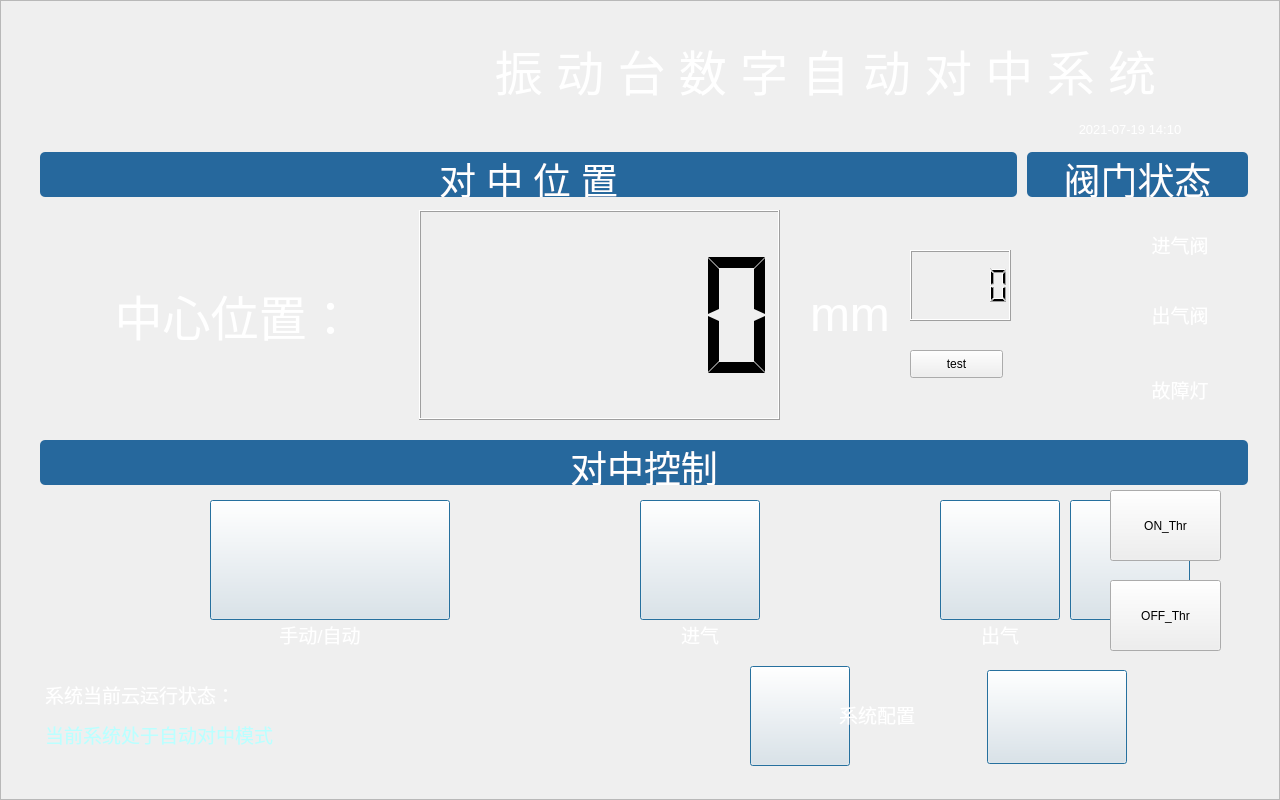
<?xml version="1.0" encoding="UTF-8"?>
<ui version="4.0">
 <class>MainWindow</class>
 <widget class="QMainWindow" name="MainWindow">
  <property name="geometry">
   <rect>
    <x>0</x>
    <y>0</y>
    <width>1280</width>
    <height>800</height>
   </rect>
  </property>
  <property name="windowTitle">
   <string>MainWindow</string>
  </property>
  <widget class="QWidget" name="centralWidget">
   <property name="styleSheet">
    <string notr="true">#centralWidget{
border-image: url(:/png/main_ui.jpg);
}</string>
   </property>
   <layout class="QGridLayout" name="gridLayout">
    <property name="leftMargin">
     <number>0</number>
    </property>
    <property name="topMargin">
     <number>0</number>
    </property>
    <property name="rightMargin">
     <number>0</number>
    </property>
    <property name="bottomMargin">
     <number>0</number>
    </property>
    <property name="spacing">
     <number>0</number>
    </property>
    <item row="0" column="0">
     <widget class="QFrame" name="frame">
      <property name="enabled">
       <bool>true</bool>
      </property>
      <property name="styleSheet">
       <string notr="true"/>
      </property>
      <property name="frameShape">
       <enum>QFrame::StyledPanel</enum>
      </property>
      <property name="frameShadow">
       <enum>QFrame::Raised</enum>
      </property>
      <widget class="QLabel" name="lab_bt_in">
       <property name="geometry">
        <rect>
         <x>640</x>
         <y>620</y>
         <width>120</width>
         <height>30</height>
        </rect>
       </property>
       <property name="sizePolicy">
        <sizepolicy hsizetype="Fixed" vsizetype="Fixed">
         <horstretch>0</horstretch>
         <verstretch>0</verstretch>
        </sizepolicy>
       </property>
       <property name="styleSheet">
        <string notr="true">color:#FFFFFF;</string>
       </property>
       <property name="text">
        <string>&lt;html&gt;&lt;head/&gt;&lt;body&gt;&lt;p align=&quot;center&quot;&gt;&lt;span style=&quot; font-size:14pt;&quot;&gt;进气&lt;/span&gt;&lt;/p&gt;&lt;/body&gt;&lt;/html&gt;</string>
       </property>
      </widget>
      <widget class="QPushButton" name="Button_in">
       <property name="geometry">
        <rect>
         <x>640</x>
         <y>500</y>
         <width>120</width>
         <height>120</height>
        </rect>
       </property>
       <property name="sizePolicy">
        <sizepolicy hsizetype="Fixed" vsizetype="Fixed">
         <horstretch>0</horstretch>
         <verstretch>0</verstretch>
        </sizepolicy>
       </property>
       <property name="styleSheet">
        <string notr="true">border-image: url(:/png/bt_in_def.jpg);</string>
       </property>
       <property name="text">
        <string/>
       </property>
       <property name="checkable">
        <bool>true</bool>
       </property>
       <property name="autoExclusive">
        <bool>true</bool>
       </property>
       <property name="autoDefault">
        <bool>false</bool>
       </property>
       <property name="default">
        <bool>true</bool>
       </property>
      </widget>
      <widget class="QLabel" name="lab_title_state">
       <property name="geometry">
        <rect>
         <x>1027</x>
         <y>152</y>
         <width>221</width>
         <height>45</height>
        </rect>
       </property>
       <property name="styleSheet">
        <string notr="true">border-radius:5px;color:#FFFFFF;background:rgb(38,104,157);</string>
       </property>
       <property name="text">
        <string>&lt;html&gt;&lt;head/&gt;&lt;body&gt;&lt;p align=&quot;center&quot;&gt;&lt;span style=&quot; font-size:28pt;&quot;&gt;阀门状态&lt;/span&gt;&lt;/p&gt;&lt;/body&gt;&lt;/html&gt;</string>
       </property>
      </widget>
      <widget class="QLabel" name="lab_title_posi">
       <property name="geometry">
        <rect>
         <x>40</x>
         <y>152</y>
         <width>977</width>
         <height>45</height>
        </rect>
       </property>
       <property name="styleSheet">
        <string notr="true">border-radius:5px;color:#FFFFFF;background:rgb(38,104,157);</string>
       </property>
       <property name="text">
        <string>&lt;html&gt;&lt;head/&gt;&lt;body&gt;&lt;p align=&quot;center&quot;&gt;&lt;span style=&quot; font-size:28pt;&quot;&gt;对 中 位 置&lt;/span&gt;&lt;/p&gt;&lt;/body&gt;&lt;/html&gt;</string>
       </property>
      </widget>
      <widget class="QLabel" name="lab_title_control">
       <property name="geometry">
        <rect>
         <x>40</x>
         <y>440</y>
         <width>1208</width>
         <height>45</height>
        </rect>
       </property>
       <property name="styleSheet">
        <string notr="true">border-radius:5px;color:#FFFFFF;background:rgb(38,104,157);</string>
       </property>
       <property name="text">
        <string>&lt;html&gt;&lt;head/&gt;&lt;body&gt;&lt;p align=&quot;center&quot;&gt;&lt;span style=&quot; font-size:28pt;&quot;&gt;对中控制&lt;/span&gt;&lt;/p&gt;&lt;/body&gt;&lt;/html&gt;</string>
       </property>
      </widget>
      <widget class="QLabel" name="lab_bt_out">
       <property name="geometry">
        <rect>
         <x>940</x>
         <y>620</y>
         <width>120</width>
         <height>30</height>
        </rect>
       </property>
       <property name="sizePolicy">
        <sizepolicy hsizetype="Fixed" vsizetype="Fixed">
         <horstretch>0</horstretch>
         <verstretch>0</verstretch>
        </sizepolicy>
       </property>
       <property name="styleSheet">
        <string notr="true">color:#FFFFFF;</string>
       </property>
       <property name="text">
        <string>&lt;html&gt;&lt;head/&gt;&lt;body&gt;&lt;p align=&quot;center&quot;&gt;&lt;span style=&quot; font-size:14pt;&quot;&gt;出气&lt;/span&gt;&lt;/p&gt;&lt;/body&gt;&lt;/html&gt;</string>
       </property>
      </widget>
      <widget class="QPushButton" name="Button_out">
       <property name="geometry">
        <rect>
         <x>940</x>
         <y>500</y>
         <width>120</width>
         <height>120</height>
        </rect>
       </property>
       <property name="sizePolicy">
        <sizepolicy hsizetype="Fixed" vsizetype="Fixed">
         <horstretch>0</horstretch>
         <verstretch>0</verstretch>
        </sizepolicy>
       </property>
       <property name="styleSheet">
        <string notr="true">border-image: url(:/png/bt_out_def.jpg);</string>
       </property>
       <property name="text">
        <string/>
       </property>
       <property name="checkable">
        <bool>true</bool>
       </property>
       <property name="autoExclusive">
        <bool>true</bool>
       </property>
       <property name="autoDefault">
        <bool>false</bool>
       </property>
       <property name="default">
        <bool>true</bool>
       </property>
      </widget>
      <widget class="QLabel" name="lab_bt_stop">
       <property name="geometry">
        <rect>
         <x>1070</x>
         <y>620</y>
         <width>120</width>
         <height>30</height>
        </rect>
       </property>
       <property name="sizePolicy">
        <sizepolicy hsizetype="Fixed" vsizetype="Fixed">
         <horstretch>0</horstretch>
         <verstretch>0</verstretch>
        </sizepolicy>
       </property>
       <property name="styleSheet">
        <string notr="true">color:#FFFFFF;</string>
       </property>
       <property name="text">
        <string>&lt;html&gt;&lt;head/&gt;&lt;body&gt;&lt;p align=&quot;center&quot;&gt;&lt;span style=&quot; font-size:14pt;&quot;&gt;开始&lt;/span&gt;&lt;/p&gt;&lt;/body&gt;&lt;/html&gt;</string>
       </property>
      </widget>
      <widget class="QPushButton" name="Button_stop">
       <property name="geometry">
        <rect>
         <x>1070</x>
         <y>500</y>
         <width>120</width>
         <height>120</height>
        </rect>
       </property>
       <property name="sizePolicy">
        <sizepolicy hsizetype="Fixed" vsizetype="Fixed">
         <horstretch>0</horstretch>
         <verstretch>0</verstretch>
        </sizepolicy>
       </property>
       <property name="styleSheet">
        <string notr="true">border-image: url(:/png/start.jpg);</string>
       </property>
       <property name="text">
        <string/>
       </property>
       <property name="checkable">
        <bool>true</bool>
       </property>
       <property name="autoExclusive">
        <bool>true</bool>
       </property>
       <property name="autoDefault">
        <bool>false</bool>
       </property>
       <property name="default">
        <bool>true</bool>
       </property>
      </widget>
      <widget class="QLabel" name="lab_bt_change">
       <property name="geometry">
        <rect>
         <x>200</x>
         <y>620</y>
         <width>240</width>
         <height>30</height>
        </rect>
       </property>
       <property name="sizePolicy">
        <sizepolicy hsizetype="Fixed" vsizetype="Fixed">
         <horstretch>0</horstretch>
         <verstretch>0</verstretch>
        </sizepolicy>
       </property>
       <property name="styleSheet">
        <string notr="true">color:#FFFFFF;</string>
       </property>
       <property name="text">
        <string>&lt;html&gt;&lt;head/&gt;&lt;body&gt;&lt;p align=&quot;center&quot;&gt;&lt;span style=&quot; font-size:14pt;&quot;&gt;手动/自动&lt;/span&gt;&lt;/p&gt;&lt;/body&gt;&lt;/html&gt;</string>
       </property>
      </widget>
      <widget class="QPushButton" name="Button_change">
       <property name="geometry">
        <rect>
         <x>210</x>
         <y>500</y>
         <width>240</width>
         <height>120</height>
        </rect>
       </property>
       <property name="sizePolicy">
        <sizepolicy hsizetype="Fixed" vsizetype="Fixed">
         <horstretch>0</horstretch>
         <verstretch>0</verstretch>
        </sizepolicy>
       </property>
       <property name="styleSheet">
        <string notr="true">border-image: url(:/png/bt_change_auto_chinese.png);</string>
       </property>
       <property name="text">
        <string/>
       </property>
       <property name="checkable">
        <bool>true</bool>
       </property>
       <property name="autoExclusive">
        <bool>true</bool>
       </property>
       <property name="autoDefault">
        <bool>false</bool>
       </property>
       <property name="default">
        <bool>true</bool>
       </property>
      </widget>
      <widget class="QLabel" name="lab_sys_title">
       <property name="geometry">
        <rect>
         <x>45</x>
         <y>680</y>
         <width>550</width>
         <height>30</height>
        </rect>
       </property>
       <property name="sizePolicy">
        <sizepolicy hsizetype="Fixed" vsizetype="Fixed">
         <horstretch>0</horstretch>
         <verstretch>0</verstretch>
        </sizepolicy>
       </property>
       <property name="styleSheet">
        <string notr="true">color:#FFFFFF;</string>
       </property>
       <property name="text">
        <string>&lt;html&gt;&lt;head/&gt;&lt;body&gt;&lt;p&gt;&lt;span style=&quot; font-size:14pt;&quot;&gt;系统当前云运行状态：&lt;/span&gt;&lt;/p&gt;&lt;/body&gt;&lt;/html&gt;</string>
       </property>
      </widget>
      <widget class="QLabel" name="lab_sys_txt">
       <property name="geometry">
        <rect>
         <x>45</x>
         <y>720</y>
         <width>550</width>
         <height>30</height>
        </rect>
       </property>
       <property name="sizePolicy">
        <sizepolicy hsizetype="Fixed" vsizetype="Fixed">
         <horstretch>0</horstretch>
         <verstretch>0</verstretch>
        </sizepolicy>
       </property>
       <property name="styleSheet">
        <string notr="true">color:#BBFFFF;</string>
       </property>
       <property name="text">
        <string>&lt;html&gt;&lt;head/&gt;&lt;body&gt;&lt;p&gt;&lt;span style=&quot; font-size:14pt;&quot;&gt;当前系统处于自动对中模式&lt;/span&gt;&lt;/p&gt;&lt;/body&gt;&lt;/html&gt;</string>
       </property>
      </widget>
      <widget class="QPushButton" name="Button_config">
       <property name="geometry">
        <rect>
         <x>750</x>
         <y>666</y>
         <width>100</width>
         <height>100</height>
        </rect>
       </property>
       <property name="sizePolicy">
        <sizepolicy hsizetype="Fixed" vsizetype="Fixed">
         <horstretch>0</horstretch>
         <verstretch>0</verstretch>
        </sizepolicy>
       </property>
       <property name="styleSheet">
        <string notr="true">border-image: url(:/png/config_def.jpg);</string>
       </property>
       <property name="text">
        <string/>
       </property>
       <property name="checkable">
        <bool>true</bool>
       </property>
       <property name="autoExclusive">
        <bool>true</bool>
       </property>
       <property name="autoDefault">
        <bool>false</bool>
       </property>
       <property name="default">
        <bool>true</bool>
       </property>
      </widget>
      <widget class="QPushButton" name="Button_language_change">
       <property name="geometry">
        <rect>
         <x>987</x>
         <y>670</y>
         <width>140</width>
         <height>94</height>
        </rect>
       </property>
       <property name="sizePolicy">
        <sizepolicy hsizetype="Fixed" vsizetype="Fixed">
         <horstretch>0</horstretch>
         <verstretch>0</verstretch>
        </sizepolicy>
       </property>
       <property name="styleSheet">
        <string notr="true">border-image: url(:/png/l_chinese.jpg);</string>
       </property>
       <property name="text">
        <string/>
       </property>
       <property name="checkable">
        <bool>true</bool>
       </property>
       <property name="autoExclusive">
        <bool>true</bool>
       </property>
       <property name="autoDefault">
        <bool>false</bool>
       </property>
       <property name="default">
        <bool>true</bool>
       </property>
      </widget>
      <widget class="QLabel" name="lab_config">
       <property name="geometry">
        <rect>
         <x>839</x>
         <y>700</y>
         <width>141</width>
         <height>30</height>
        </rect>
       </property>
       <property name="sizePolicy">
        <sizepolicy hsizetype="Fixed" vsizetype="Fixed">
         <horstretch>0</horstretch>
         <verstretch>0</verstretch>
        </sizepolicy>
       </property>
       <property name="styleSheet">
        <string notr="true">color:#FFFFFF;</string>
       </property>
       <property name="text">
        <string>&lt;html&gt;&lt;head/&gt;&lt;body&gt;&lt;p&gt;&lt;span style=&quot; font-size:14pt;&quot;&gt;系统配置&lt;/span&gt;&lt;/p&gt;&lt;/body&gt;&lt;/html&gt;</string>
       </property>
      </widget>
      <widget class="QLabel" name="lab_title_man">
       <property name="geometry">
        <rect>
         <x>380</x>
         <y>30</y>
         <width>891</width>
         <height>81</height>
        </rect>
       </property>
       <property name="sizePolicy">
        <sizepolicy hsizetype="Fixed" vsizetype="Fixed">
         <horstretch>0</horstretch>
         <verstretch>0</verstretch>
        </sizepolicy>
       </property>
       <property name="styleSheet">
        <string notr="true">color:#FFFFFF;</string>
       </property>
       <property name="text">
        <string>&lt;html&gt;&lt;head/&gt;&lt;body&gt;&lt;p align=&quot;center&quot;&gt;&lt;span style=&quot; font-size:36pt;&quot;&gt;振 动 台 数 字 自 动 对 中 系 统&lt;/span&gt;&lt;/p&gt;&lt;/body&gt;&lt;/html&gt;</string>
       </property>
      </widget>
      <widget class="QLabel" name="lab_light1">
       <property name="geometry">
        <rect>
         <x>1040</x>
         <y>350</y>
         <width>70</width>
         <height>70</height>
        </rect>
       </property>
       <property name="styleSheet">
        <string notr="true">border-image: url(:/png/gct_ied_blank.png);</string>
       </property>
       <property name="text">
        <string/>
       </property>
      </widget>
      <widget class="QLabel" name="lab_light2">
       <property name="geometry">
        <rect>
         <x>1040</x>
         <y>210</y>
         <width>70</width>
         <height>70</height>
        </rect>
       </property>
       <property name="styleSheet">
        <string notr="true">border-image: url(:/png/gct_ied_blank.png);</string>
       </property>
       <property name="text">
        <string/>
       </property>
      </widget>
      <widget class="QLabel" name="lab_light3">
       <property name="geometry">
        <rect>
         <x>1040</x>
         <y>280</y>
         <width>70</width>
         <height>70</height>
        </rect>
       </property>
       <property name="styleSheet">
        <string notr="true">border-image: url(:/png/gct_ied_blank.png);</string>
       </property>
       <property name="text">
        <string/>
       </property>
      </widget>
      <widget class="QLabel" name="lab_light1_txt">
       <property name="geometry">
        <rect>
         <x>1110</x>
         <y>365</y>
         <width>140</width>
         <height>50</height>
        </rect>
       </property>
       <property name="styleSheet">
        <string notr="true">color:#FFFFFF;</string>
       </property>
       <property name="text">
        <string>&lt;html&gt;&lt;head/&gt;&lt;body&gt;&lt;p align=&quot;center&quot;&gt;&lt;span style=&quot; font-size:14pt;&quot;&gt;故障灯&lt;/span&gt;&lt;/p&gt;&lt;/body&gt;&lt;/html&gt;</string>
       </property>
      </widget>
      <widget class="QLabel" name="lab_light2_txt">
       <property name="geometry">
        <rect>
         <x>1110</x>
         <y>220</y>
         <width>140</width>
         <height>50</height>
        </rect>
       </property>
       <property name="styleSheet">
        <string notr="true">color:#FFFFFF;</string>
       </property>
       <property name="text">
        <string>&lt;html&gt;&lt;head/&gt;&lt;body&gt;&lt;p align=&quot;center&quot;&gt;&lt;span style=&quot; font-size:14pt;&quot;&gt;进气阀&lt;/span&gt;&lt;/p&gt;&lt;/body&gt;&lt;/html&gt;</string>
       </property>
      </widget>
      <widget class="QLabel" name="lab_light3_txt">
       <property name="geometry">
        <rect>
         <x>1110</x>
         <y>290</y>
         <width>140</width>
         <height>50</height>
        </rect>
       </property>
       <property name="styleSheet">
        <string notr="true">color:#FFFFFF;</string>
       </property>
       <property name="text">
        <string>&lt;html&gt;&lt;head/&gt;&lt;body&gt;&lt;p align=&quot;center&quot;&gt;&lt;span style=&quot; font-size:14pt;&quot;&gt;出气阀&lt;/span&gt;&lt;/p&gt;&lt;/body&gt;&lt;/html&gt;</string>
       </property>
      </widget>
      <widget class="QLabel" name="lab_posi_txt">
       <property name="geometry">
        <rect>
         <x>79</x>
         <y>210</y>
         <width>311</width>
         <height>210</height>
        </rect>
       </property>
       <property name="styleSheet">
        <string notr="true">color:#FFFFFF;</string>
       </property>
       <property name="text">
        <string>&lt;html&gt;&lt;head/&gt;&lt;body&gt;&lt;p align=&quot;center&quot;&gt;&lt;span style=&quot; font-size:36pt;&quot;&gt;中心位置：&lt;/span&gt;&lt;/p&gt;&lt;/body&gt;&lt;/html&gt;</string>
       </property>
      </widget>
      <widget class="QLabel" name="lab_posi_mm">
       <property name="geometry">
        <rect>
         <x>810</x>
         <y>210</y>
         <width>80</width>
         <height>210</height>
        </rect>
       </property>
       <property name="styleSheet">
        <string notr="true">color:#FFFFFF;</string>
       </property>
       <property name="text">
        <string>&lt;html&gt;&lt;head/&gt;&lt;body&gt;&lt;p&gt;&lt;span style=&quot; font-size:36pt;&quot;&gt;mm&lt;/span&gt;&lt;/p&gt;&lt;/body&gt;&lt;/html&gt;</string>
       </property>
      </widget>
      <widget class="QLCDNumber" name="lcdNum_posi">
       <property name="geometry">
        <rect>
         <x>419</x>
         <y>210</y>
         <width>361</width>
         <height>210</height>
        </rect>
       </property>
       <property name="layoutDirection">
        <enum>Qt::LeftToRight</enum>
       </property>
       <property name="styleSheet">
        <string notr="true">border-image: url(:/png/lcd_back.png);</string>
       </property>
       <property name="frameShape">
        <enum>QFrame::Box</enum>
       </property>
       <property name="segmentStyle">
        <enum>QLCDNumber::Flat</enum>
       </property>
       <property name="value" stdset="0">
        <double>0.000000000000000</double>
       </property>
       <property name="intValue" stdset="0">
        <number>0</number>
       </property>
      </widget>
      <widget class="QPushButton" name="Button_StarThread">
       <property name="geometry">
        <rect>
         <x>1110</x>
         <y>490</y>
         <width>111</width>
         <height>71</height>
        </rect>
       </property>
       <property name="text">
        <string>ON_Thr</string>
       </property>
      </widget>
      <widget class="QPushButton" name="Button_StopThread">
       <property name="geometry">
        <rect>
         <x>1110</x>
         <y>580</y>
         <width>111</width>
         <height>71</height>
        </rect>
       </property>
       <property name="text">
        <string>OFF_Thr</string>
       </property>
      </widget>
      <widget class="QLCDNumber" name="lcdNum_test">
       <property name="geometry">
        <rect>
         <x>910</x>
         <y>250</y>
         <width>101</width>
         <height>71</height>
        </rect>
       </property>
      </widget>
      <widget class="QPushButton" name="Button_test">
       <property name="geometry">
        <rect>
         <x>910</x>
         <y>350</y>
         <width>93</width>
         <height>28</height>
        </rect>
       </property>
       <property name="text">
        <string>test</string>
       </property>
      </widget>
      <widget class="QLabel" name="lab_time">
       <property name="geometry">
        <rect>
         <x>1020</x>
         <y>115</y>
         <width>220</width>
         <height>30</height>
        </rect>
       </property>
       <property name="sizePolicy">
        <sizepolicy hsizetype="Fixed" vsizetype="Fixed">
         <horstretch>0</horstretch>
         <verstretch>0</verstretch>
        </sizepolicy>
       </property>
       <property name="styleSheet">
        <string notr="true">color:#FFFFFF;</string>
       </property>
       <property name="text">
        <string>&lt;html&gt;&lt;head/&gt;&lt;body&gt;&lt;p align=&quot;center&quot;&gt;&lt;span style=&quot; font-size:10pt;&quot;&gt;2021-07-19 14:10&lt;/span&gt;&lt;/p&gt;&lt;/body&gt;&lt;/html&gt;</string>
       </property>
      </widget>
     </widget>
    </item>
   </layout>
  </widget>
 </widget>
 <layoutdefault spacing="6" margin="11"/>
 <resources/>
 <connections/>
</ui>
